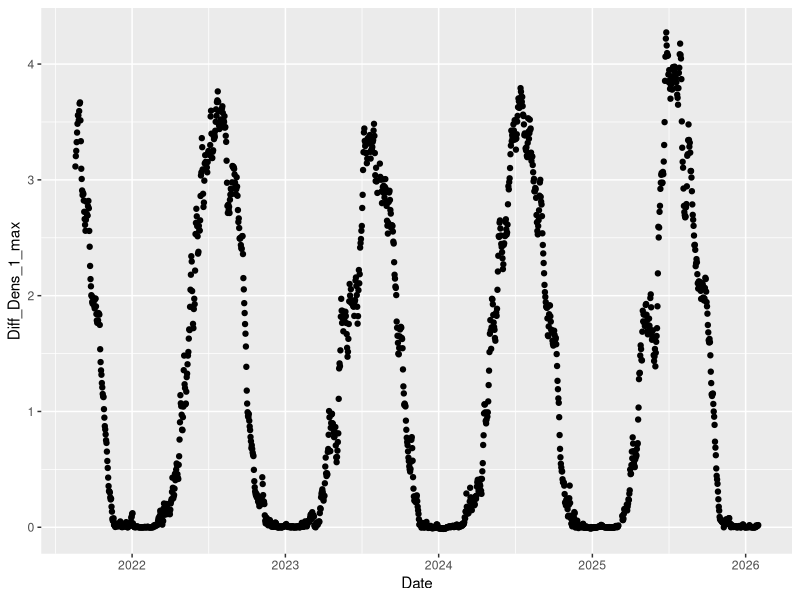
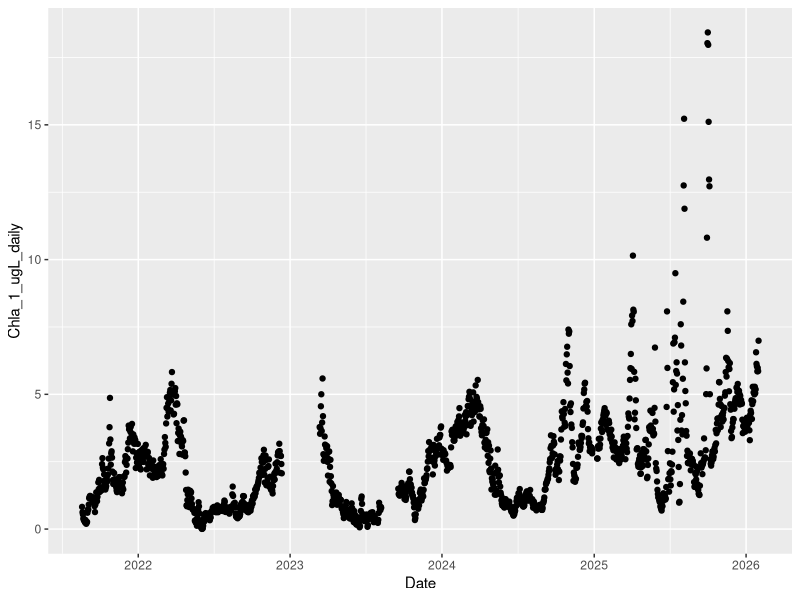
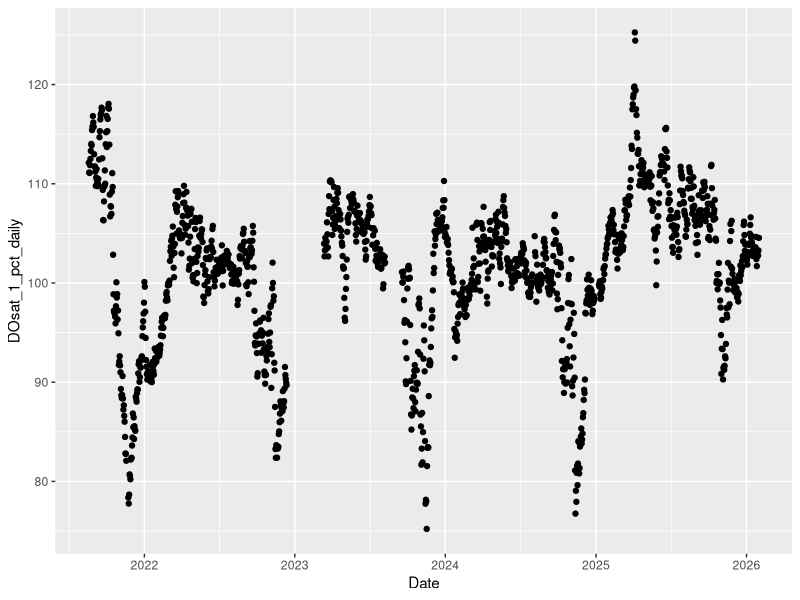
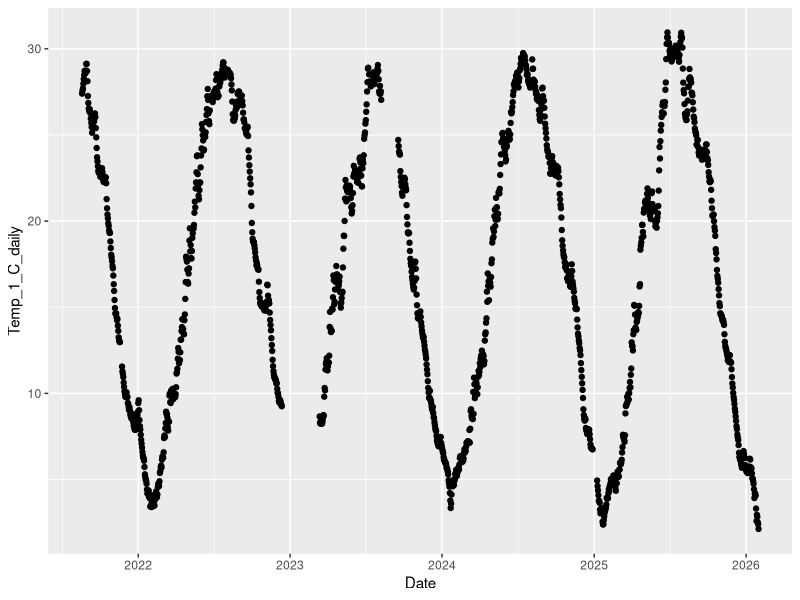
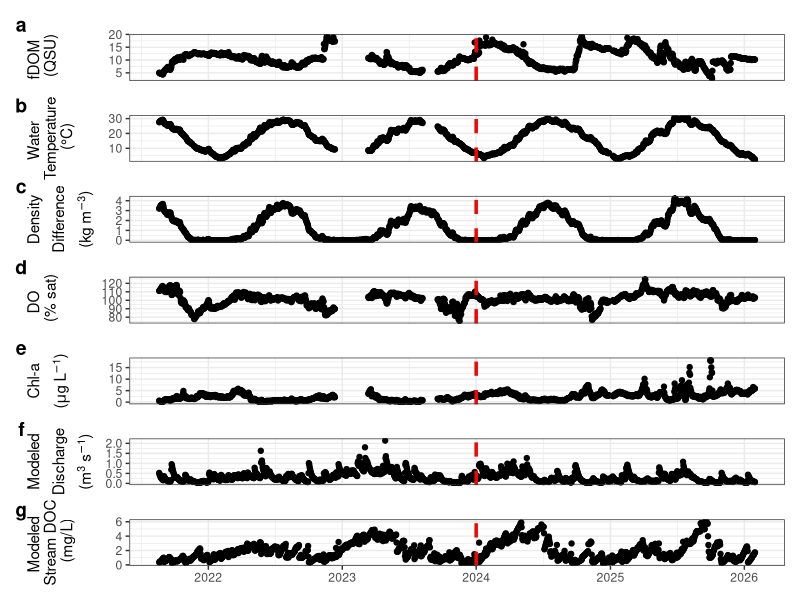
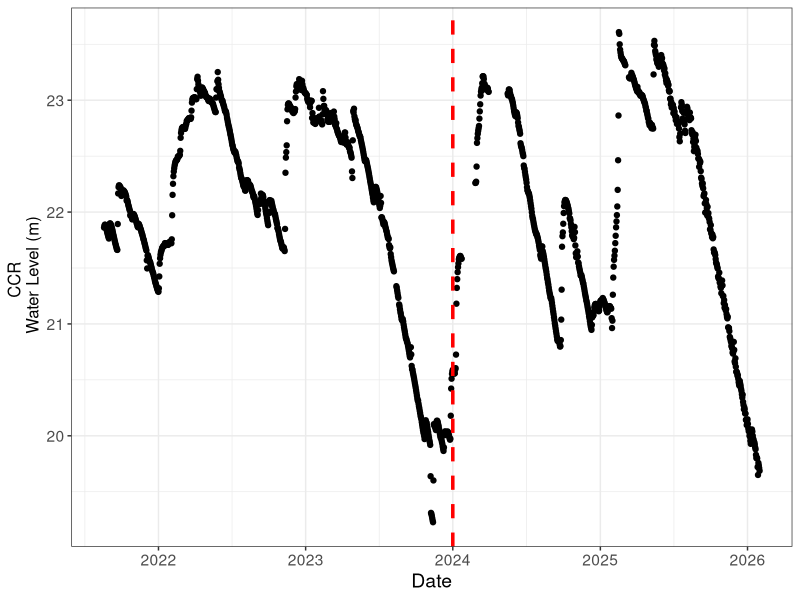
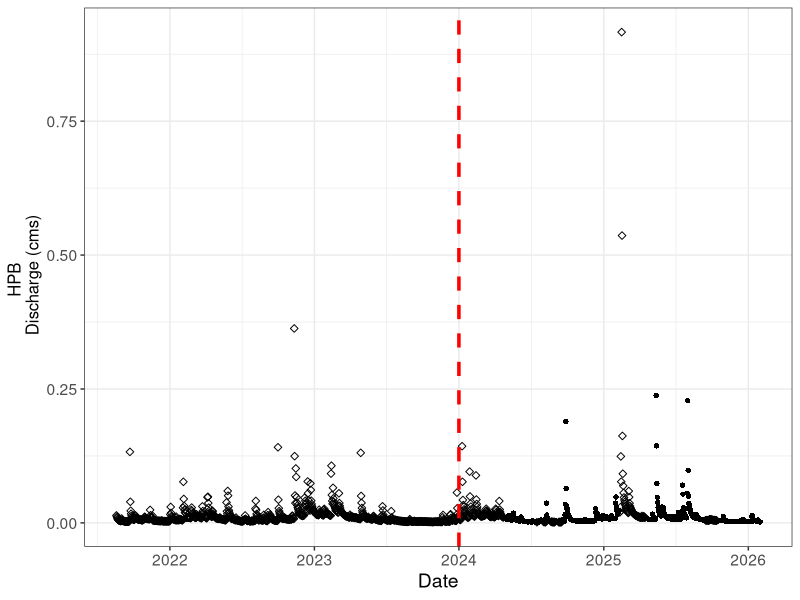
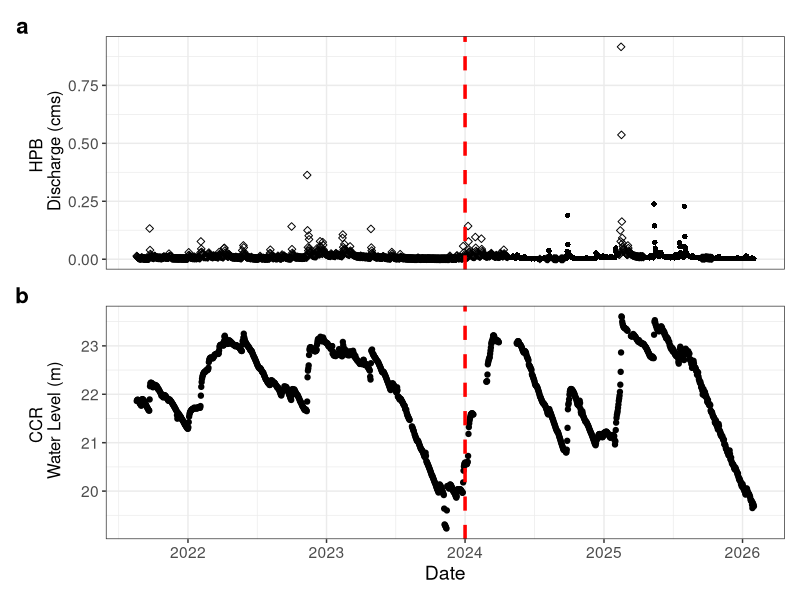

These figures' R source, in order:
#### Timeseries figure and stats for paper
## DWH

## libraries
library(tidyverse)
library(patchwork)


## Read in data
eval <- read_csv("./Predictions/Data/Extras_Daily_Cat_Met_RH_2021_2026.csv") |>
  mutate(Date = as.Date(Date)) |> filter(Date <= ymd("2026-01-31")) |>
  mutate(Train = ifelse(Date < ymd("2024-01-01"), "Train", "Pred"))


local_flow <- read_csv("./Predictions/Data/HPB_USGS_Flows2.csv")



#### Stats and plots for paper ----
##fdom stats full TS
mean(eval$fDOM_1_QSU_daily , na.rm = T)
summary(eval$fDOM_1_QSU_daily)

(sd(eval$fDOM_1_QSU_daily, na.rm = T) / mean(eval$fDOM_1_QSU_daily, na.rm = T))*100

##stats for full TS
obs_stats_fullTS <- eval |> select(-fDOM_1m_lag1) |>
  pivot_longer(cols = -c(Date, Train),
               names_to = "Variable",
               values_to = "Value") |>
  group_by(Variable) |>
  summarise(
    Min   = min(Value,   na.rm = TRUE),
    Mean   = mean(Value,   na.rm = TRUE),
    Median = median(Value, na.rm = TRUE),
    Max   = max(Value,   na.rm = TRUE),
    SD     = sd(Value,     na.rm = TRUE),
    CV     = (SD / Mean) * 100,
    .groups = "drop"
  ) |>
  arrange(Variable) |>
  mutate(across(where(is.numeric), ~ round(., 1)))


##stats for training vs prediction
obs_stats_TrainPred <- eval |> select(-fDOM_1m_lag1) |>
  pivot_longer(cols = -c(Date, Train),
               names_to = "Variable",
               values_to = "Value") |>
  group_by(Train, Variable) |>
  summarise(
    Min   = min(Value,   na.rm = TRUE),
    Mean   = mean(Value,   na.rm = TRUE),
    Median = median(Value, na.rm = TRUE),
    Max   = max(Value,   na.rm = TRUE),
    SD     = sd(Value,     na.rm = TRUE),
    CV     = (SD / Mean) * 100,
    .groups = "drop"
  ) |>
  arrange(Variable)|>
  mutate(across(where(is.numeric), ~ round(., 1)))


## plotlys
#strat
densts <- eval |> select(Date, Diff_Dens_1_max) |> mutate(Diff_Dens_1_max = round(Diff_Dens_1_max, 2))

strat_plot <- eval |> ggplot(aes(x = Date, y = Diff_Dens_1_max))+ geom_point()
strat_plot
# plotly::ggplotly(strat_plot)

#chla
chla_plot <- eval |> ggplot(aes(x = Date, y = Chla_1_ugL_daily))+ geom_point()
chla_plot
# plotly::ggplotly(chla_plot)

#DO
DO_plot <- eval |> ggplot(aes(x = Date, y = DOsat_1_pct_daily))+ geom_point()
DO_plot
# plotly::ggplotly(DO_plot)

#temp
temp_plot <- eval |> ggplot(aes(x = Date, y = Temp_1_C_daily))+ geom_point()
temp_plot
 # plotly::ggplotly(temp_plot)


#### SI plot for all model inputs ----

## Display order: fDOM, stratification, DO, chla, Q, DOC
driver_order <- c("fDOM_1_QSU_daily", "Temp_1_C_daily", "Diff_Dens_1_max", "DOsat_1_pct_daily",
                   "Chla_1_ugL_daily", "RH_Q_cms", "RH_DOC_mgL")

## Y-axis label per variable
driver_labels <- list(
  "fDOM_1_QSU_daily"  = "fDOM \n (QSU)",
  "Temp_1_C_daily"    = "Water \n Temperature \n (°C)",
  "Diff_Dens_1_max"   =  expression(atop("Density", displaystyle(atop("Difference", "(kg m"^-3*")")))),
  "DOsat_1_pct_daily" = "DO \n (% sat)",
  "Chla_1_ugL_daily"  = expression(atop("Chl-a", "("*mu*"g L"^-1*")")),
  "RH_Q_cms"          = expression(atop("Modeled", displaystyle(atop("Discharge", "(m"^3*" s"^-1*")")))),
  "RH_DOC_mgL"        = "Modeled \n Stream DOC \n (mg/L)"
)

driver_long <- eval |>
  select(-fDOM_1m_lag1, -Train) |>
  filter(Date > ymd("2021-08-19"), Date < ymd("2026-01-31")) |>
  pivot_longer(-Date, names_to = "name", values_to = "value") |>
  mutate(name = factor(name, levels = driver_order))

driver_plots <- lapply(driver_order, function(v) {
  driver_long |>
    filter(name == v) |>
    ggplot(aes(x = Date, y = value)) +
    geom_point() +
    geom_vline(xintercept = ymd("2024-01-01"), linetype = 2, linewidth = 1.2, color = "red") +
    labs(x = NULL, y = driver_labels[[v]]) +
    theme_bw()
})

driverplot <- wrap_plots(driver_plots, ncol = 1) +
  plot_layout(axis_titles = "collect", axes = "collect_x") +
  plot_annotation(tag_levels = "a") &
  theme(plot.tag = element_text(size = 14, face = "bold"))

driverplot
# plotly::ggplotly(driverplot)

ggsave("./Predictions/Figures/fDOM_drivers_TS_withTEMP.png", driverplot,
       height = 7, width = 6, units = "in")




#### SI figure for water level and HPB flow ####

##water level
waterlevel <- read_csv("./Predictions/Data/Extras_Daily_Cat_Met_RH_2021_2026.csv") |>
  select(Date, waterlevel_m) |>
  mutate(Date = as.Date(Date)) |>
  filter(Date >= ymd("2021-08-19"), Date <= ymd("2026-01-31"))


#plot
ccr_depth_plot <- waterlevel |>
  ggplot(aes(x = Date, y = waterlevel_m ))+
  geom_point()+
  labs(x = "Date", y = "CCR \n Water Level (m)")+
  geom_vline(xintercept = ymd("2024-01-01"), linetype = 2, linewidth = 1.2, color = "red")+
  theme_bw() + theme(legend.position = "none", text = element_text(size = 14),
                     axis.title.y.left = element_text(size = 12))

ccr_depth_plot


## HPB flow
hpb_flow_plot <- local_flow |>
  mutate(Interp = ifelse(is.na(HPB_Q_cms), "Interp", "Observed")) |>
  select(Date, HPBinterp_Q_cms, Interp) |>
  filter(Date >= ymd("2021-08-19"), Date <= ymd("2026-01-31")) |>
  ggplot(aes(x = Date, y = HPBinterp_Q_cms, shape = Interp ))+
  geom_point()+
  labs(x = "Date", y = "HPB \n Discharge (cms)")+
  scale_shape_manual(values = c("Observed" = 16, "Interp" = 5), guide = "none")+
  geom_vline(xintercept = ymd("2024-01-01"), linetype = 2, linewidth = 1.2, color = "red")+
  theme_bw() + theme(legend.position = "none", text = element_text(size = 14),
                     axis.title.y.left = element_text(size = 12))

hpb_flow_plot

#join
hydroSI <- wrap_plots(hpb_flow_plot, ccr_depth_plot, ncol = 1) +
  plot_layout(axis_titles = "collect", axes = "collect_x") +
  plot_annotation(tag_levels = "a") &
  theme(plot.tag = element_text(size = 16, face = "bold"))

hydroSI

# ggsave("./Predictions/Figures/HydroSI.png", hydroSI,
#        height = 4, width = 6, units = "in")


#################### OLD ###########################

# #### Figure 3 for MS ----
# fdomTS <- eval |>
#   filter(Date <= ymd("2026-01-31")) |>
#   ggplot(aes(x = Date, y = fDOM_1_QSU_daily ))+
#   #ggplot(aes(x = Date, y = fDOM_1m_obs, col = HighVar))+
#   geom_point()+
#   labs(x = "Date", y = "fDOM (QSU)")+
#   #scale_color_manual(values = highvar_colors)+
#   geom_vline(xintercept = ymd("2024-01-01"), linetype = 2, linewidth = 1.2, color = "red")+
#   theme_bw() + theme(legend.position = "none", text = element_text(size = 18))
#
# fdomTS
#
# ## Density
# dens_colors <- c("Mixed" = "red", "Strat" = "black")
#
# stratTS <- eval |>
#   select(Date, Diff_Dens_1_max) |>
#   mutate(Strat = ifelse(Diff_Dens_1_max > 0.1, "Strat", "Mixed")) |>
#   filter(!is.na(Strat)) |>
#   ggplot(aes(x = Date, y = Diff_Dens_1_max, col = Strat))+
#   geom_point()+
#   labs(x = "Date", y = expression("Density \n Diff (kg m"^-3*")"), color = "Stratified")+
#   scale_color_manual(values = dens_colors)+
#   geom_vline(xintercept = ymd("2024-01-01"), linetype = 2, linewidth = 1.2, color = "red")+
#   #scale_x_date(date_labels = "%b %Y", date_breaks = "6 months")+
#   theme_bw() + theme(legend.position = "top", text = element_text(size = 18))
#
# stratTS
#
# ## Flow TS
# Flow_colors <- c("Low flow" = "#D55E00", "High flow" = "#0072B2") #, "Normal" = "black"
#
# flowTS <- local_flow |>
#   mutate(Interp = ifelse(is.na(HPB_Q_cms), "Interp", "Observed")) |>
#   select(Date, HPB_Q_cms_filled, flow_class_hpb, Interp) |>
#   filter(Date >= ymd("2021-08-19"), Date <= ymd("2026-01-31")) |>
#   #make non categorized flow classes not gray
#   mutate(flow_class_hpb = ifelse(is.na(flow_class_hpb), "Normal", flow_class_hpb)) |>
#   ggplot(aes(x = Date, y = HPB_Q_cms_filled, col = flow_class_hpb, shape = Interp))+
#   geom_point()+
#   labs(x = "Date", y = "Flow (cms)", color = "Flow Classification during predictions")+
#   scale_color_manual(values = Flow_colors)+
#   scale_shape_manual(values = c("Observed" = 16, "Interp" = 17), guide = "none")+
#   scale_y_log10()+
#   # scale_x_date(date_labels = "%b %y", date_breaks = "6 months")+
#   geom_vline(xintercept = ymd("2024-01-01"), linetype = 2, linewidth = 1.2, color = "red")+
#   theme_bw() + theme(legend.position = "top", text = element_text(size = 18))
#
# flowTS
#
#
# ##Join
# fdomTS / stratTS / flowTS +
#   plot_layout(axis_titles = "collect", axes = "collect_x") +
#   plot_annotation(tag_levels = "a") &
#   theme(plot.tag = element_text(size = 18, face = "bold"),
#         legend.position = "top")
